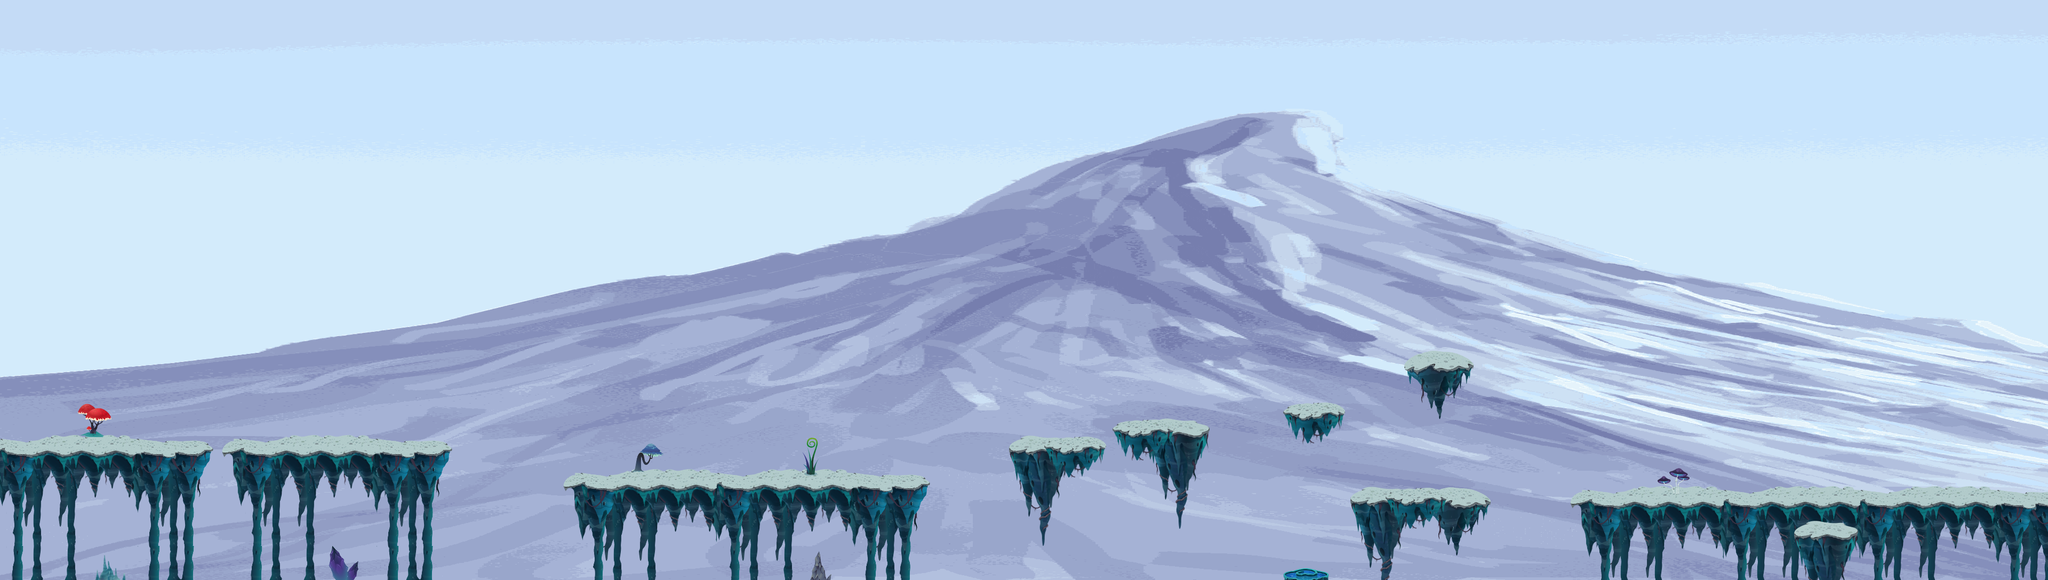

Rendered tile map (Tiled .tmx) drawn with the repository's tilesets; below, a short description and the map source with its tile grids summarised:
An orthogonal 120x34 tile map with 32x32 px tiles, 2 tile layers (Kachelebene 1, foreground), 1 image layer and 51 objects (29x FireEntity, 9x Ground, 5x EnemyEntity, mainPlayer, game.LevelEntity, ...).

<map version="1.0" orientation="orthogonal" renderorder="left-up" width="120" height="34" tilewidth="32" tileheight="32" nextobjectid="497">
 <tileset firstgid="1" name="glitch" tilewidth="32" tileheight="32">
  <image source="../img/map/glitch.png" width="1024" height="672" />
 </tileset>
 <imagelayer name="Parallax_layer1">
  <image source="../img/background/snow.png" />
 </imagelayer>
 <layer name="Kachelebene 1" width="120" height="34">
  <data>[4080 cells, 712 non-empty, 195 distinct tile ids]</data>
 </layer>
 <layer name="foreground" width="120" height="34">
  <data>[4080 cells, 94 non-empty, 70 distinct tile ids]</data>
 </layer>
 <objectgroup name="Object">
  <properties>
   <property name="duration" value="300" />
   <property name="fade" value="#300000" />
  </properties>
  <object id="3" name="mainPlayer" x="0" y="761" width="32" height="64">
   <properties>
    <property name="image" value="gripe_run_right" />
    <property name="spritewidth" value="64" />
   </properties>
  </object>
  <object id="5" name="game.LevelEntity" x="3799" y="-1513" width="39" height="1e+06">
   <properties>
    <property name="duration" value="300" />
    <property name="fade" value="#009900" />
    <property name="to" value="4" />
   </properties>
  </object>
  <object id="19" name="SpikeEntity" x="408" y="1084.33" width="3180" height="5" />
  <object id="462" name="FireEntity" x="802" y="766" width="32" height="32">
   <properties>
    <property name="image" value="redfire" />
    <property name="spritewidth" value="32" />
   </properties>
  </object>
  <object id="463" name="FireEntity" x="979" y="713" width="32" height="32">
   <properties>
    <property name="image" value="redfire" />
    <property name="spritewidth" value="32" />
   </properties>
  </object>
  <object id="464" name="FireEntity" x="1437" y="809" width="32" height="32">
   <properties>
    <property name="image" value="redfire" />
    <property name="spritewidth" value="32" />
   </properties>
  </object>
  <object id="465" name="FireEntity" x="544" y="768" width="32" height="32">
   <properties>
    <property name="image" value="redfire" />
    <property name="spritewidth" value="32" />
   </properties>
  </object>
  <object id="466" name="FireEntity" x="251" y="766" width="32" height="32">
   <properties>
    <property name="image" value="redfire" />
    <property name="spritewidth" value="32" />
   </properties>
  </object>
  <object id="467" name="FireEntity" x="1153" y="807" width="32" height="32">
   <properties>
    <property name="image" value="redfire" />
    <property name="spritewidth" value="32" />
   </properties>
  </object>
  <object id="468" name="FireEntity" x="1934" y="766" width="32" height="32">
   <properties>
    <property name="image" value="redfire" />
    <property name="spritewidth" value="32" />
   </properties>
  </object>
  <object id="469" name="FireEntity" x="2589" y="767" width="32" height="32">
   <properties>
    <property name="image" value="redfire" />
    <property name="spritewidth" value="32" />
   </properties>
  </object>
  <object id="470" name="FireEntity" x="2161" y="734" width="32" height="32">
   <properties>
    <property name="image" value="redfire" />
    <property name="spritewidth" value="32" />
   </properties>
  </object>
  <object id="471" name="FireEntity" x="2444" y="714" width="32" height="32">
   <properties>
    <property name="image" value="redfire" />
    <property name="spritewidth" value="32" />
   </properties>
  </object>
  <object id="472" name="FireEntity" x="2678" y="864" width="32" height="32">
   <properties>
    <property name="image" value="redfire" />
    <property name="spritewidth" value="32" />
   </properties>
  </object>
  <object id="473" name="FireEntity" x="2746" y="863" width="32" height="32">
   <properties>
    <property name="image" value="redfire" />
    <property name="spritewidth" value="32" />
   </properties>
  </object>
  <object id="474" name="FireEntity" x="1772" y="724" width="32" height="32">
   <properties>
    <property name="image" value="redfire" />
    <property name="spritewidth" value="32" />
   </properties>
  </object>
  <object id="475" name="FireEntity" x="2974" y="862" width="32" height="32">
   <properties>
    <property name="image" value="redfire" />
    <property name="spritewidth" value="32" />
   </properties>
  </object>
  <object id="476" name="FireEntity" x="2976" y="736" width="32" height="32">
   <properties>
    <property name="image" value="redfire" />
    <property name="spritewidth" value="32" />
   </properties>
  </object>
  <object id="477" name="FireEntity" x="3388" y="867" width="32" height="32">
   <properties>
    <property name="image" value="redfire" />
    <property name="spritewidth" value="32" />
   </properties>
  </object>
  <object id="478" name="FireEntity" x="3390" y="734" width="32" height="32">
   <properties>
    <property name="image" value="redfire" />
    <property name="spritewidth" value="32" />
   </properties>
  </object>
  <object id="479" name="FireEntity" x="3714" y="737" width="32" height="32">
   <properties>
    <property name="image" value="redfire" />
    <property name="spritewidth" value="32" />
   </properties>
  </object>
  <object id="480" name="FireEntity" x="3713" y="862" width="32" height="32">
   <properties>
    <property name="image" value="redfire" />
    <property name="spritewidth" value="32" />
   </properties>
  </object>
  <object id="484" name="FireEntity" x="2856" y="638" width="32" height="32">
   <properties>
    <property name="image" value="redfire" />
    <property name="spritewidth" value="32" />
   </properties>
  </object>
  <object id="485" name="FireEntity" x="2549" y="621" width="32" height="32">
   <properties>
    <property name="image" value="redfire" />
    <property name="spritewidth" value="32" />
   </properties>
  </object>
  <object id="486" name="FireEntity" x="2309" y="653" width="32" height="32">
   <properties>
    <property name="image" value="redfire" />
    <property name="spritewidth" value="32" />
   </properties>
  </object>
  <object id="487" name="FireEntity" x="2041" y="688" width="32" height="32">
   <properties>
    <property name="image" value="redfire" />
    <property name="spritewidth" value="32" />
   </properties>
  </object>
  <object id="488" name="FireEntity" x="1613" y="842" width="32" height="32">
   <properties>
    <property name="image" value="blankfire" />
    <property name="spritewidth" value="32" />
   </properties>
  </object>
  <object id="489" name="FireEntity" x="1614" y="841" width="32" height="32">
   <properties>
    <property name="image" value="blankfire" />
    <property name="spritewidth" value="32" />
   </properties>
  </object>
  <object id="490" name="FireEntity" x="668" y="791" width="32" height="32">
   <properties>
    <property name="image" value="blankfire" />
    <property name="spritewidth" value="32" />
   </properties>
  </object>
  <object id="491" name="FireEntity" x="2682" y="612" width="32" height="32">
   <properties>
    <property name="image" value="blankfire" />
    <property name="spritewidth" value="32" />
   </properties>
  </object>
  <object id="494" name="FireEntity" x="1283" y="853" width="32" height="32">
   <properties>
    <property name="image" value="blankfire" />
    <property name="spritewidth" value="32" />
   </properties>
  </object>
  <object id="495" name="FireEntity" x="3150" y="888" width="32" height="32">
   <properties>
    <property name="image" value="blankfire" />
    <property name="spritewidth" value="32" />
   </properties>
  </object>
 </objectgroup>
 <objectgroup name="EnemyEntities">
  <!-- 5 objects omitted --></objectgroup>
 <objectgroup name="collision">
  <!-- 14 objects omitted --></objectgroup>
</map>
<!-- 19 of 51 objects omitted -->
